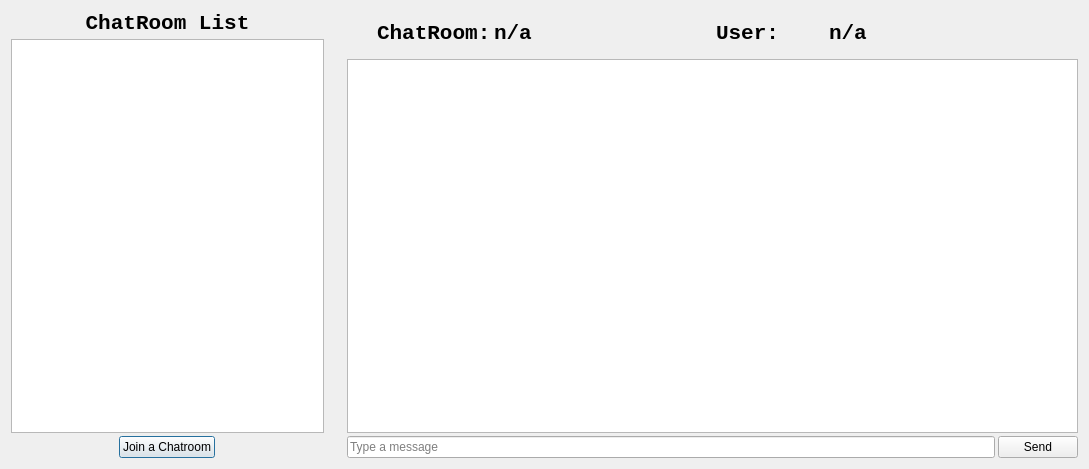
<?xml version="1.0" encoding="UTF-8"?>
<ui version="4.0">
 <class>ChatRoomWidget</class>
 <widget class="QWidget" name="ChatRoomWidget">
  <property name="geometry">
   <rect>
    <x>0</x>
    <y>0</y>
    <width>1089</width>
    <height>469</height>
   </rect>
  </property>
  <property name="windowTitle">
   <string>Kabaw Chat</string>
  </property>
  <layout class="QHBoxLayout" name="horizontalLayout_2">
   <item>
    <layout class="QHBoxLayout" name="horizontalLayout" stretch="3,0,7">
     <property name="spacing">
      <number>3</number>
     </property>
     <item>
      <layout class="QVBoxLayout" name="verticalLayout_2">
       <item>
        <widget class="QLabel" name="label_2">
         <property name="font">
          <font>
           <family>Liberation Mono</family>
           <pointsize>16</pointsize>
           <bold>true</bold>
          </font>
         </property>
         <property name="text">
          <string>ChatRoom List</string>
         </property>
         <property name="alignment">
          <set>Qt::AlignCenter</set>
         </property>
         <property name="margin">
          <number>5</number>
         </property>
        </widget>
       </item>
       <item>
        <widget class="QListWidget" name="chatRoomList"/>
       </item>
       <item>
        <layout class="QHBoxLayout" name="horizontalLayout_4">
         <item>
          <widget class="QPushButton" name="joinButton">
           <property name="sizePolicy">
            <sizepolicy hsizetype="Maximum" vsizetype="Minimum">
             <horstretch>0</horstretch>
             <verstretch>0</verstretch>
            </sizepolicy>
           </property>
           <property name="minimumSize">
            <size>
             <width>0</width>
             <height>0</height>
            </size>
           </property>
           <property name="maximumSize">
            <size>
             <width>16777215</width>
             <height>16777215</height>
            </size>
           </property>
           <property name="baseSize">
            <size>
             <width>0</width>
             <height>0</height>
            </size>
           </property>
           <property name="contextMenuPolicy">
            <enum>Qt::NoContextMenu</enum>
           </property>
           <property name="acceptDrops">
            <bool>false</bool>
           </property>
           <property name="layoutDirection">
            <enum>Qt::LeftToRight</enum>
           </property>
           <property name="styleSheet">
            <string notr="true"/>
           </property>
           <property name="text">
            <string>Join a Chatroom</string>
           </property>
           <property name="icon">
            <iconset theme="list-add">
             <normaloff>.</normaloff>.</iconset>
           </property>
           <property name="default">
            <bool>true</bool>
           </property>
           <property name="flat">
            <bool>false</bool>
           </property>
          </widget>
         </item>
        </layout>
       </item>
      </layout>
     </item>
     <item>
      <spacer name="verticalSpacer">
       <property name="orientation">
        <enum>Qt::Vertical</enum>
       </property>
       <property name="sizeHint" stdset="0">
        <size>
         <width>20</width>
         <height>40</height>
        </size>
       </property>
      </spacer>
     </item>
     <item>
      <layout class="QVBoxLayout" name="verticalLayout">
       <item>
        <layout class="QHBoxLayout" name="horizontalLayout_5" stretch="1,2,1,2">
         <property name="leftMargin">
          <number>30</number>
         </property>
         <property name="topMargin">
          <number>10</number>
         </property>
         <property name="rightMargin">
          <number>30</number>
         </property>
         <property name="bottomMargin">
          <number>10</number>
         </property>
         <item>
          <widget class="QLabel" name="chatroomLabel">
           <property name="font">
            <font>
             <family>Liberation Mono</family>
             <pointsize>16</pointsize>
             <bold>true</bold>
            </font>
           </property>
           <property name="text">
            <string>ChatRoom:</string>
           </property>
          </widget>
         </item>
         <item>
          <widget class="QLabel" name="chatroomValue">
           <property name="font">
            <font>
             <family>Liberation Mono</family>
             <pointsize>16</pointsize>
             <bold>true</bold>
            </font>
           </property>
           <property name="text">
            <string>n/a</string>
           </property>
          </widget>
         </item>
         <item>
          <widget class="QLabel" name="userLabel">
           <property name="font">
            <font>
             <family>Liberation Mono</family>
             <pointsize>16</pointsize>
             <bold>true</bold>
            </font>
           </property>
           <property name="text">
            <string>User:</string>
           </property>
          </widget>
         </item>
         <item>
          <widget class="QLabel" name="userValue">
           <property name="font">
            <font>
             <family>Liberation Mono</family>
             <pointsize>16</pointsize>
             <bold>true</bold>
            </font>
           </property>
           <property name="text">
            <string>n/a</string>
           </property>
          </widget>
         </item>
        </layout>
       </item>
       <item>
        <widget class="QListWidget" name="chatArea"/>
       </item>
       <item>
        <layout class="QHBoxLayout" name="horizontalLayout_3">
         <item>
          <widget class="QLineEdit" name="messageField">
           <property name="text">
            <string/>
           </property>
           <property name="placeholderText">
            <string>Type a message</string>
           </property>
          </widget>
         </item>
         <item>
          <widget class="QPushButton" name="sendButton">
           <property name="text">
            <string>Send</string>
           </property>
          </widget>
         </item>
        </layout>
       </item>
      </layout>
     </item>
    </layout>
   </item>
  </layout>
 </widget>
 <resources/>
 <connections/>
</ui>
